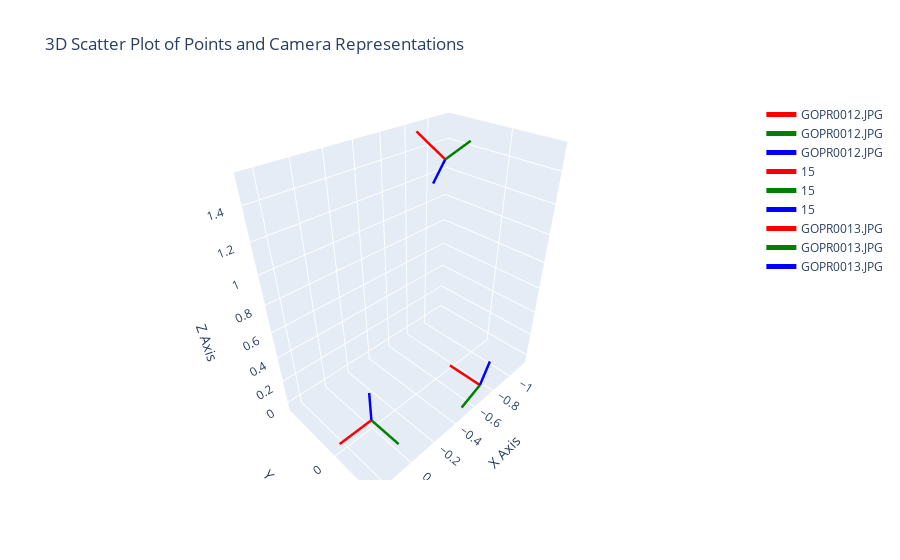

Notebook cell for this chart:
### Code cell
extrinsic_matrices = []
for node, trans in pose_graph.nodes[pivot_node][model_key].items():
    extrinsic_matrices.append((str(node),inverse_transformation(trans)))

# Define a list of extrinsic matrices (4x4)

wpts = np.zeros((0,3))

# Call the function to plot the points and camera representations
plot_3d_points_and_camera_centers(wpts.T, extrinsic_matrices)

plt.figure()
nx.draw(pose_graph, with_labels=True, pos=graph_poses)
plt.show(
)

### Figure 1 — Plotly figure (JSON) as saved in the notebook; plotly's stock layout.template omitted (floating-point values rounded to 4 significant figures)
{"data": [{"marker": {"color": "blue", "opacity": 0.8, "size": 5}, "mode": "markers", "name": "3D Points", "type": "scatter3d", "x": [], "y": [], "z": []}, {"line": {"color": "red", "width": 5}, "mode": "lines", "name": "GOPR0012.JPG", "type": "scatter3d", "x": [0, 0.25], "y": [0, 0], "z": [0, 0]}, {"line": {"color": "green", "width": 5}, "mode": "lines", "name": "GOPR0012.JPG", "type": "scatter3d", "x": [0, 0], "y": [0, 0.25], "z": [0, 0]}, {"line": {"color": "blue", "width": 5}, "mode": "lines", "name": "GOPR0012.JPG", "type": "scatter3d", "x": [0, 0], "y": [0, 0], "z": [0, 0.25]}, {"line": {"color": "red", "width": 5}, "mode": "lines", "name": "15", "type": "scatter3d", "x": [-0.9082, -0.8721], "y": [-0.2615, -0.4715], "z": [1.386, 1.516]}, {"line": {"color": "green", "width": 5}, "mode": "lines", "name": "15", "type": "scatter3d", "x": [-0.9082, -1.152], "y": [-0.2615, -0.2679], "z": [1.386, 1.443]}, {"line": {"color": "blue", "width": 5}, "mode": "lines", "name": "15", "type": "scatter3d", "x": [-0.9082, -0.9527], "y": [-0.2615, -0.3969], "z": [1.386, 1.18]}, {"line": {"color": "red", "width": 5}, "mode": "lines", "name": "GOPR0013.JPG", "type": "scatter3d", "x": [-0.7395, -0.6993], "y": [0.2846, 0.04247], "z": [-0.02684, 0.02037]}, {"line": {"color": "green", "width": 5}, "mode": "lines", "name": "GOPR0013.JPG", "type": "scatter3d", "x": [-0.7395, -0.4933], "y": [0.2846, 0.327], "z": [-0.02684, -0.01952]}, {"line": {"color": "blue", "width": 5}, "mode": "lines", "name": "GOPR0013.JPG", "type": "scatter3d", "x": [-0.7395, -0.7546], "y": [0.2846, 0.33], "z": [-0.02684, 0.2186]}], "layout": {"scene": {"xaxis": {"title": {"text": "X Axis"}}, "yaxis": {"title": {"text": "Y Axis"}}, "zaxis": {"title": {"text": "Z Axis"}}}, "title": {"text": "3D Scatter Plot of Points and Camera Representations"}}}
